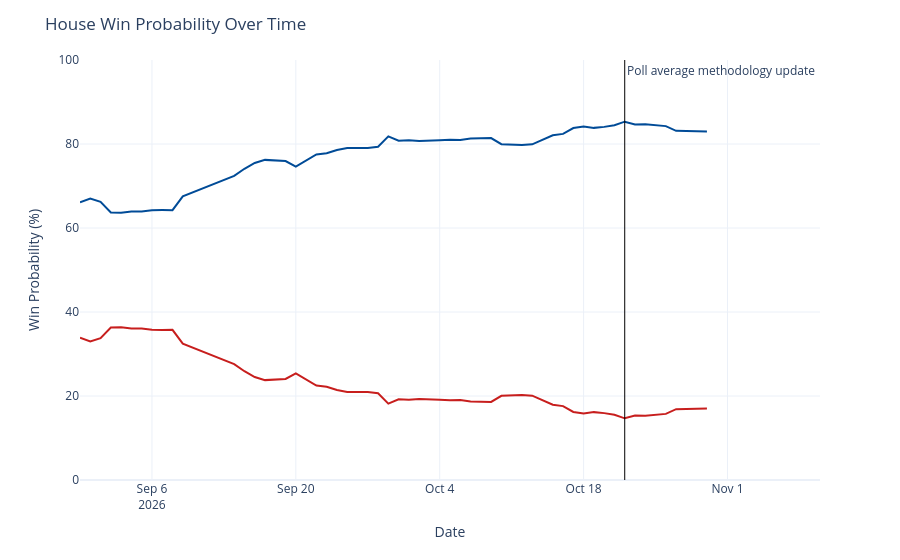

The notebook cell saved with this chart:
### Code cell
chance_over_time = output_ts[(output_ts['geo'] == 'US House') &
                             (output_ts['type'] == 'chance')]
chance_over_time['rep_chance'] = chance_over_time['y'].map(lambda x: 100 - x)
chance_over_time = chance_over_time.rename({'y': 'Democrats', 'rep_chance': 'Republicans'}, axis=1)
chance_time_ser = px.line(chance_over_time, x='date', y=['Democrats', 'Republicans'], template='plotly_white',
                         color_discrete_map={'Democrats': '#004b97', 'Republicans': '#c71e1d'},)
chance_time_ser.update_traces(hovertemplate="%{y:.1f}%")
chance_time_ser.update_layout(
    xaxis=dict(range=[pd.to_datetime('2026-08-30'), pd.to_datetime('2026-11-10')]),
    yaxis=dict(range=[0, 100]),
    xaxis_title='Date',
    yaxis_title='Win Probability (%)',
    title=dict(text="House Win Probability Over Time"),
    hovermode="x",
    showlegend=False
)
chance_time_ser.add_vline(x=pd.to_datetime('2026-10-22').timestamp() * 1000, line_width=1, line_color='black',
                          annotation_text='Poll average methodology update', annotation_position='top right')
chance_time_ser

### Figure 1 — Plotly figure (JSON) as saved in the notebook; plotly's stock layout.template omitted (floating-point values rounded to 4 significant figures)
{"data": [{"hovertemplate": "%{y:.1f}%", "legendgroup": "Democrats", "line": {"color": "#004b97", "dash": "solid"}, "marker": {"symbol": "circle"}, "mode": "lines", "name": "Democrats", "orientation": "v", "showlegend": true, "type": "scatter", "x": ["2026-08-30", "2026-08-31", "2026-09-01", "2026-09-02", "2026-09-03", "2026-09-04", "2026-09-05", "2026-09-06", "2026-09-07", "2026-09-08", "2026-09-09", "2026-09-14", "2026-09-15", "2026-09-16", "2026-09-17", "2026-09-18", "2026-09-19", "2026-09-20", "2026-09-21", "2026-09-22", "2026-09-23", "2026-09-24", "2026-09-25", "2026-09-26", "2026-09-27", "2026-09-28", "2026-09-29", "2026-09-30", "2026-10-01", "2026-10-02", "2026-10-03", "2026-10-04", "2026-10-05", "2026-10-06", "2026-10-07", "2026-10-08", "2026-10-09", "2026-10-10", "2026-10-11", "2026-10-12", "2026-10-13", "2026-10-15", "2026-10-16", "2026-10-17", "2026-10-18", "2026-10-19", "2026-10-20", "2026-10-21", "2026-10-22", "2026-10-23", "2026-10-24", "2026-10-25", "2026-10-26", "2026-10-27", "2026-10-29", "2026-10-30"], "xaxis": "x", "y": [66.12, 67.02, 66.25, 63.69, 63.65, 63.91, 63.91, 64.23, 64.27, 64.25, 67.54, 72.39, 74.1, 75.49, 76.22, 76.08, 75.94, 74.59, 76.12, 77.51, 77.78, 78.58, 79.05, 79.05, 79.05, 79.34, 81.82, 80.78, 80.9, 80.69, 80.7, 80.88, 81.01, 80.94, 81.32, 81.39, 81.42, 79.94, 79.78, 79.75, 79.92, 82.09, 82.41, 83.8, 84.17, 83.84, 84.08, 84.45, 85.31, 84.64, 84.7, 84.4, 84.26, 83.14, 83.05, 82.97], "yaxis": "y"}, {"hovertemplate": "%{y:.1f}%", "legendgroup": "Republicans", "line": {"color": "#c71e1d", "dash": "solid"}, "marker": {"symbol": "circle"}, "mode": "lines", "name": "Republicans", "orientation": "v", "showlegend": true, "type": "scatter", "x": ["2026-08-30", "2026-08-31", "2026-09-01", "2026-09-02", "2026-09-03", "2026-09-04", "2026-09-05", "2026-09-06", "2026-09-07", "2026-09-08", "2026-09-09", "2026-09-14", "2026-09-15", "2026-09-16", "2026-09-17", "2026-09-18", "2026-09-19", "2026-09-20", "2026-09-21", "2026-09-22", "2026-09-23", "2026-09-24", "2026-09-25", "2026-09-26", "2026-09-27", "2026-09-28", "2026-09-29", "2026-09-30", "2026-10-01", "2026-10-02", "2026-10-03", "2026-10-04", "2026-10-05", "2026-10-06", "2026-10-07", "2026-10-08", "2026-10-09", "2026-10-10", "2026-10-11", "2026-10-12", "2026-10-13", "2026-10-15", "2026-10-16", "2026-10-17", "2026-10-18", "2026-10-19", "2026-10-20", "2026-10-21", "2026-10-22", "2026-10-23", "2026-10-24", "2026-10-25", "2026-10-26", "2026-10-27", "2026-10-29", "2026-10-30"], "xaxis": "x", "y": [33.88, 32.98, 33.75, 36.31, 36.35, 36.09, 36.09, 35.77, 35.73, 35.75, 32.46, 27.61, 25.9, 24.51, 23.78, 23.92, 24.06, 25.41, 23.88, 22.49, 22.22, 21.42, 20.95, 20.95, 20.95, 20.66, 18.18, 19.22, 19.1, 19.31, 19.3, 19.12, 18.99, 19.06, 18.68, 18.61, 18.58, 20.06, 20.22, 20.25, 20.08, 17.91, 17.59, 16.2, 15.83, 16.16, 15.92, 15.55, 14.69, 15.36, 15.3, 15.6, 15.74, 16.86, 16.95, 17.03], "yaxis": "y"}], "layout": {"annotations": [{"showarrow": false, "text": "Poll average methodology update", "x": 1792627200000, "xanchor": "left", "xref": "x", "y": 1, "yanchor": "top", "yref": "y domain"}], "hovermode": "x", "legend": {"title": {"text": "variable"}, "tracegroupgap": 0}, "margin": {"t": 60}, "shapes": [{"line": {"color": "black", "width": 1}, "type": "line", "x0": 1792627200000, "x1": 1792627200000, "xref": "x", "y0": 0, "y1": 1, "yref": "y domain"}], "showlegend": false, "title": {"text": "House Win Probability Over Time"}, "xaxis": {"anchor": "y", "domain": [0, 1], "range": ["2026-08-30T00:00:00", "2026-11-10T00:00:00"], "title": {"text": "Date"}}, "yaxis": {"anchor": "x", "domain": [0, 1], "range": [0, 100], "title": {"text": "Win Probability (%)"}}}}
